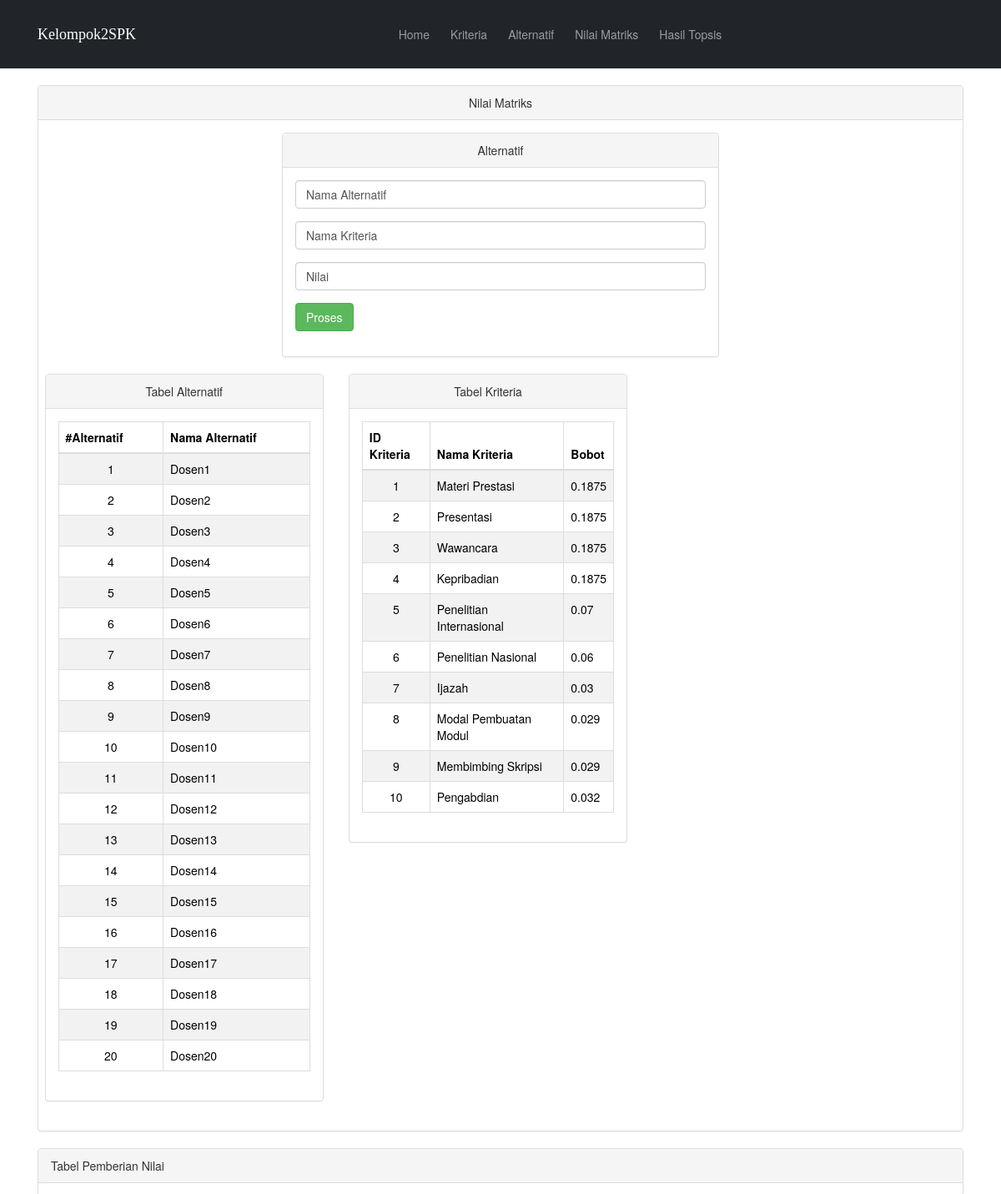
The page /nilmat.php (upper part) on the database its author committed.
### tables this page shows
CREATE TABLE `tab_alternatif` (
  `id_alternatif` int(10) NOT NULL,
  `nama_alternatif` varchar(50) NOT NULL
);

CREATE TABLE `tab_kriteria` (
  `id_kriteria` int(10) NOT NULL,
  `nama_kriteria` varchar(50) NOT NULL,
  `bobot` float NOT NULL,
  `status` varchar(20) NOT NULL
);

### nilmat.php (the view, shortened to what this page needs)
<?php
include("koneksi.php");
?>
<!DOCTYPE html>
<html>
<head>
  <link rel="stylesheet" href="style/style.css">
  <link href="https://cdn.jsdelivr.net/npm/bootstrap@5.3.2/dist/css/bootstrap.min.css" rel="stylesheet">
  <link rel="stylesheet" href="tampilan/css/bootstrap.min.css">
  <link href="tampilan/font-awesome/css/font-awesome.min.css" rel="stylesheet" type="text/css">
</head>
<body>
  <?php include_once('navbar.php') ?>
  <div class="container">
    <div class="row">
      <div class="col-lg-12">
        <div class="panel panel-default">
          <div class="panel-heading text-center">
            Nilai Matriks
          </div>
          <div class="panel-body">
            <div class="row">
              <div class="col-lg-6 col-lg-offset-3">
                <div class="panel panel-default">
                  <div class="panel-heading text-center">
                    Alternatif
                  </div>
                  <div class="panel-body">
                    <div class="row">
                      <div class="col-lg-12">
                        <form class="form" action="tambahnilmat.php" method="post">
                          <div class="form-group">
                            <select class="form-control" name="alter">
                              <option>Nama Alternatif</option>
                            </select>
                          </div>
                          <div class="form-group">
                            <select class="form-control" name="krit">
                              <option>Nama Kriteria</option>
                            </select>
                          </div>
                          <div class="form-group">
                            <select class="form-control" name="nilai">
                              <option>Nilai</option>3
                            </select>
                          </div>
                          <div class="form-group">
                            <button type="submit" class="btn btn-success">Proses</button>
                          </div>
                        </form>
                      </div>
                    </div>
                  </div>
                </div>
              </div>
              <div class="row">
                <div class="col-xs-6 col-md-4">
                  <div class="panel panel-default">
                    <div class="panel-heading text-center">
                      Tabel Alternatif
                    </div>
                    <div class="panel-body">
                      <div class="row">
                        <div class="col-lg-12">
                          <?php
                          $sql = $koneksi->query('SELECT * FROM tab_alternatif');
                          ?>
                          <table class="table table-striped table-bordered table-hover">
                            <thead>
                              <tr>
                                <th>#Alternatif</th>
                                <th>Nama Alternatif</th>
                              </tr>
                            </thead>
                            <tbody>
                              <?php
                              $i = 1;
                              while ($row = $sql->fetch_array()) {
                                echo ("<tr><td align=\"center\">" . $i . "</td>");
                                echo ("<td align=\"left\">" . $row[1] . "</td>");
                                echo "</tr>";
                                $i++;
                              }
                              ?>
                            </tbody>
                          </table>
                        </div>
                      </div>
                    </div>
                  </div>
                </div>
                <div class="col-xs-6 col-md-4">
                  <div class="panel panel-default">
                    <div class="panel-heading text-center">
                      Tabel Kriteria
                    </div>
                    <div class="panel-body">
                      <div class="row">
                        <div class="col-lg-12">
                          <?php
                          $sql = $koneksi->query('SELECT * FROM tab_kriteria');
                          ?>
                          <table class="table table-striped table-bordered table-hover">
                            <thead>
                              <tr>
                                <th>ID Kriteria</th>
                                <th>Nama Kriteria</th>
                                <th>Bobot</th>
                              </tr>
                            </thead>
                            <tbody>
                              <?php
                              while ($row = $sql->fetch_array()) {
                                echo ("<tr><td align=\"center\">" . $row[0] . "</td>");
                                echo ("<td align=\"left\">" . $row[1] . "</td>");
                                echo ("<td align=\"left\">" . $row[2] . "</td>");
                                echo "</tr>";
                              }
                              ?>
                            </tbody>
                          </table>
                        </div>
                      </div>
                    </div>
                  </div>
                </div>
              </div>
            </div>
          </div>
        </div>
      </div>
    </div>
  </div>
  <div class="container">
    <div class="row">
      <div class="col-lg-12">
        <div class="panel panel-default">
          <div class="panel-heading">
            Tabel Pemberian Nilai
          </div>
          <div class="panel-body">
          </div>
        </div>
      </div>
    </div>
  </div>
</body>
</html>

### rows shown on the page
tab_alternatif: nama_alternatif "Dosen1"
tab_alternatif: nama_alternatif "Dosen2"
tab_alternatif: nama_alternatif "Dosen3"
tab_alternatif: nama_alternatif "Dosen4"
tab_alternatif: nama_alternatif "Dosen5"
tab_alternatif: nama_alternatif "Dosen6"
tab_alternatif: nama_alternatif "Dosen7"
tab_alternatif: nama_alternatif "Dosen8"
tab_alternatif: nama_alternatif "Dosen9"
tab_alternatif: nama_alternatif "Dosen10"
tab_alternatif: nama_alternatif "Dosen11"
tab_alternatif: nama_alternatif "Dosen12"
tab_alternatif: nama_alternatif "Dosen13"
tab_alternatif: nama_alternatif "Dosen14"
tab_alternatif: nama_alternatif "Dosen15"
tab_alternatif: nama_alternatif "Dosen16"
tab_alternatif: nama_alternatif "Dosen17"
tab_alternatif: nama_alternatif "Dosen18"
tab_alternatif: nama_alternatif "Dosen19"
tab_alternatif: nama_alternatif "Dosen20"
tab_kriteria: id_kriteria "1", nama_kriteria "Materi Prestasi", bobot "0.1875"
tab_kriteria: id_kriteria "2", nama_kriteria "Presentasi", bobot "0.1875"
tab_kriteria: id_kriteria "3", nama_kriteria "Wawancara", bobot "0.1875"
tab_kriteria: id_kriteria "4", nama_kriteria "Kepribadian", bobot "0.1875"
tab_kriteria: id_kriteria "5", nama_kriteria "Penelitian Internasional", bobot "0.07"
tab_kriteria: id_kriteria "6", nama_kriteria "Penelitian Nasional", bobot "0.06"
tab_kriteria: id_kriteria "7", nama_kriteria "Ijazah", bobot "0.03"
tab_kriteria: id_kriteria "8", nama_kriteria "Modal Pembuatan Modul", bobot "0.029"
tab_kriteria: id_kriteria "9", nama_kriteria "Membimbing Skripsi", bobot "0.029"
tab_kriteria: id_kriteria "10", nama_kriteria "Pengabdian", bobot "0.032"
